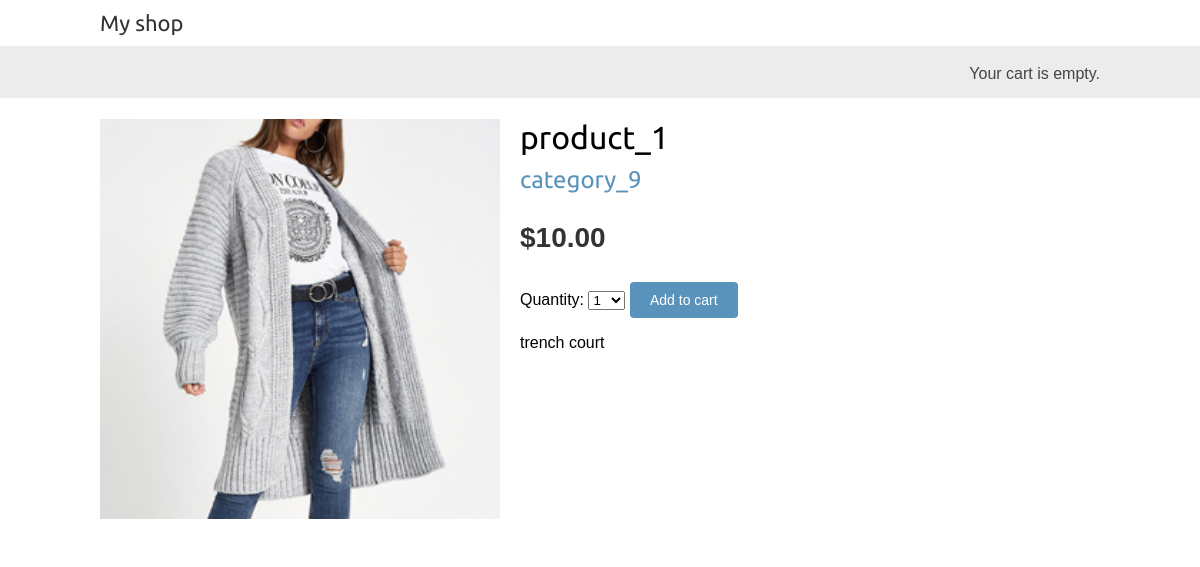
Screenshot of /9/product_1/ with the database file from the repository.
### shop/models.py (models this page shows, shortened)
class Product(models.Model):
    category = models.ForeignKey(Category,
                                 related_name='products',
                                 on_delete=models.CASCADE)
    name = models.CharField(max_length=200)
    slug = models.SlugField(max_length=200)
    image = models.ImageField(upload_to='products/%Y/%m/%d',
                              blank=True)
    description = models.TextField(blank=True)
    price = models.DecimalField(max_digits=10,
                                decimal_places=2)
    quantinty = models.BigIntegerField()
    available = models.BooleanField(default=True)
    created = models.DateTimeField(auto_now_add=True)
    updated = models.DateTimeField(auto_now=True)
    class Meta:
        ordering = ['name']
        indexes = [
            models.Index(fields=['id', 'slug']),
            models.Index(fields=['name']),
            models.Index(fields=['-created']),
        ]

class Category(models.Model):
    name = models.CharField(max_length=200)
    slug = models.SlugField(max_length=200,
                            unique=True)
    class Meta:
        ordering = ['name']
        indexes = [
            models.Index(fields=['name']),
        ]
        verbose_name = 'category'
        verbose_name_plural = 'categories'
    def __str__(self):
        return self.name
    def get_absolute_url(self):
        return reverse('shop:product_list_by_category',
                       args=[self.slug])

### shop/views.py (the view)
# urls.py: path('<int:id>/<slug:slug>/', views.product_detail,
def product_detail(request, id, slug):
    product = get_object_or_404(Product, id=id,
                                         slug=slug,
                                         available=True)
    cart_product_form = CartAddProductForm()
    return render(request,
                  'shop/product/detail.html',
                  {'product': product,
                   'cart_product_form': cart_product_form})

### cart/forms.py
class CartAddProductForm(forms.Form):
    quantity = forms.TypedChoiceField(
                                choices=PRODUCT_QUANTITY_CHOICES,
                                coerce=int)
    override = forms.BooleanField(required=False,
                                  initial=False,
                                  widget=forms.HiddenInput)

### cart/cart.py (called while the page is built)
    def __len__(self):
        return sum(item['quantity'] for item in self.cart.values())

### cart/context_processors.py (called while the page is built)
def cart(request):
    return {'cart': Cart(request)}

### shop/templates/shop/product/detail.html (shortened to what this page needs)
{% extends "shop/base.html" %}
{% load static %}
{% block content %}
  <div class="product-detail">
    <img src="{% if product.image %}{{ product.image.url }}{% else %}
    {% static "img/no_image.png" %}{% endif %}">
    <h1>{{ product.name }}</h1>
    <h2>
      <a href="{{ product.category.get_absolute_url }}">
        {{ product.category }}
      </a>
    </h2>
    <p class="price">${{ product.price }}</p>
      <form action="{% url "cart:cart_add" product.id %}" method="post">
        {{ cart_product_form }}
        <input type="submit" value="Add to cart">
      </form>
    {{ product.description|linebreaks }}
  </div>
{% endblock %}

### shop/static/css/base.css (style rules this page uses)
body { margin:0; padding:0; font-family:helvetica, sans-serif; }
h1, h2, h3, h4, h5 , h6 { font-family: 'Ubuntu', sans-serif; font-weight:normal; }
a { text-decoration:none; color:#5993bb; }
a.button, input[type="submit"] { color:#fff; background:#5993bb; border-radius:4px; padding:10px 20px; font-size:14px; border:0; }
.product-detail { text-align:justify; }
.product-detail .price { color:#333; font-size:28px; font-weight:bold; }
.product-detail img { width:40%; float:left; padding:0 20px 20px 0; }
.product-detail h1 { margin-bottom:0; }
.product-detail h2 { margin-top:10px; }

### rows the page displays
Product: image (picture), name "product_1", category "category_9", price "10.00", description "trench court"
